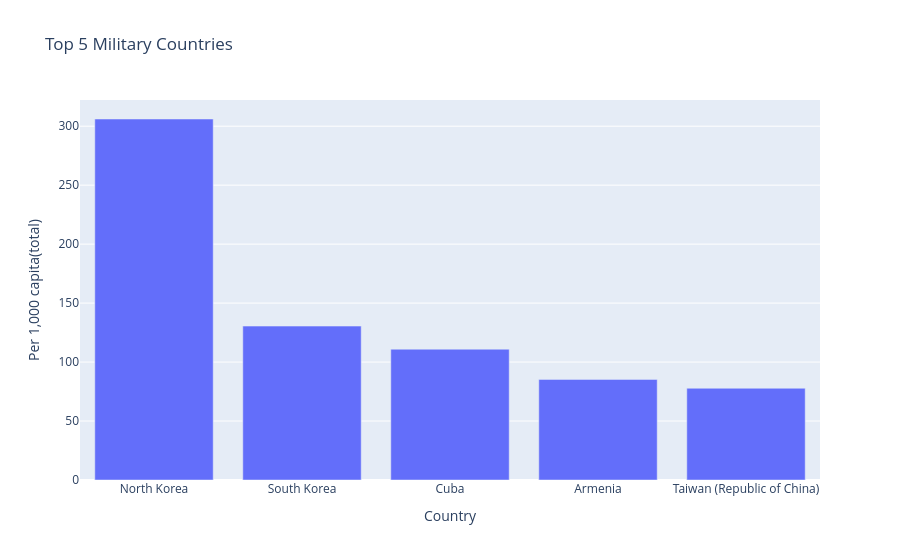

Notebook cell for this chart:
### Code cell
fig = px.bar(df.sort_values(by="Per 1,000 capita(total)", ascending=False).head(5),
             x="Country",
             y="Per 1,000 capita(total)",
             title="Top 5 Military Countries")

fig.show()

### Figure 1 — Plotly figure (JSON) as saved in the notebook; plotly's stock layout.template omitted (floating-point values rounded to 4 significant figures)
{"data": [{"hovertemplate": "Country=%{x}<br>Per 1,000 capita(total)=%{y}<extra></extra>", "legendgroup": "", "marker": {"color": "#636efa", "pattern": {"shape": ""}}, "name": "", "orientation": "v", "showlegend": false, "textposition": "auto", "type": "bar", "x": ["North Korea", "South Korea", "Cuba", "Armenia", "Taiwan (Republic of China)"], "xaxis": "x", "y": [306.1, 130.5, 110.9, 85.3, 77.8], "yaxis": "y"}], "layout": {"barmode": "relative", "legend": {"tracegroupgap": 0}, "title": {"text": "Top 5 Military Countries"}, "xaxis": {"anchor": "y", "domain": [0, 1], "title": {"text": "Country"}}, "yaxis": {"anchor": "x", "domain": [0, 1], "title": {"text": "Per 1,000 capita(total)"}}}}
